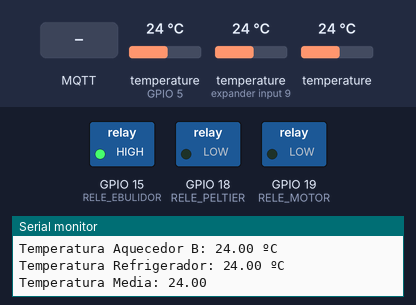
The sketch below on a simulated ESP32. Parts: switched loads named in the sketch (green lamp = pin HIGH), the last lines printed to the serial monitor. The test bench sets the inputs (shaded band); at power-on: temperature (sensors on GPIO 5, expander input 9) 24 °C, temperature 24 °C. WiFi joins after 1.5 s; servers stay silent unless stated; no MQTT or app messages arrive unless stated.

Above: at 3.7 s.
3.8 s: MQTT message "LIGAR" arrives on the second subscribed topic
At 5.6 s:
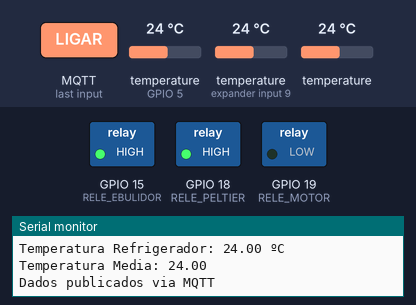
5.9 s: MQTT message "DESLIGAR" arrives on the first subscribed topic
At 6.9 s:
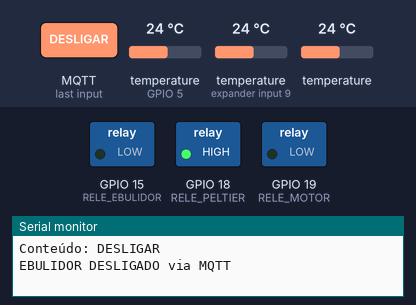
Timing chart, 0 to 8.9 s (numbered marks = the images above; inputs shaded):
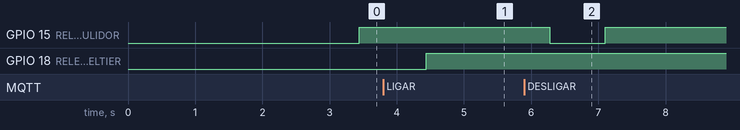

The sketch:

Pasteurizador.ino
```cpp
#ifdef ESP32
  #include <WiFi.h>
  #include <ESPAsyncWebServer.h>
#else
  #include <Arduino.h>
  #include <ESP8266WiFi.h>
  #include <Hash.h>
  #include <ESPAsyncTCP.h>
  #include <ESPAsyncWebServer.h>
#endif
#include <OneWire.h>
#include <DallasTemperature.h>
#include <PubSubClient.h>

#define TEMP_PASTEURIZACAO 65
#define TEMP_REFRIGERACAO 5

#define ONE_WIRE_BUS 5
#define RELE_EBULIDOR 15
#define RELE_MOTOR 19
#define RELE_PELTIER 18

float tempAquecedorMedia = 0;

OneWire oneWire(ONE_WIRE_BUS);

DallasTemperature sensors(&oneWire);

int numberOfDevices;

DeviceAddress tempDeviceAddress;

String tempAquecedorA = "";
String tempAquecedorB = "";
String tempRefrigerador = "";

unsigned long lastTime = 0;
unsigned long timerDelay = 1000;

const char* ssid = "Largatixa_2.4";
const char* password = "batatafrita";

const char* mqtt_server = "192.168.100.2";
const int mqtt_port = 1883;
const char* mqtt_user = "massa";
const char* mqtt_pass = "admin";

#define TOPICO_PUB_TEMP_A "pasteurizador/temperatura/aquecedorA"
#define TOPICO_PUB_TEMP_B "pasteurizador/temperatura/aquecedorB"
#define TOPICO_PUB_TEMP_R "pasteurizador/temperatura/refrigerador"
#define TOPICO_PUB_TEMP_MEDIA "pasteurizador/temperatura/media"
#define TOPICO_SUB_RELE_EBULIDOR "pasteurizador/comando/ebulidor"
#define TOPICO_SUB_RELE_PELTIER "pasteurizador/comando/peltier"

AsyncWebServer server(80);
WiFiClient espClient;
PubSubClient client(espClient);
unsigned long lastMsg = 0;

const char index_html[] PROGMEM = R"rawliteral(
<!DOCTYPE HTML><html>
<head>
  <meta name="viewport" content="width=device-width, initial-scale=1">
  <link rel="stylesheet" href="https://use.fontawesome.com/releases/v5.7.2/css/all.css" integrity="sha384-fnmOCqbTlWIlj8LyTjo7mOUStjsKC4pOpQbqyi7RrhN7udi9RwhKkMHpvLbHG9Sr" crossorigin="anonymous">
  <style>
    html {
     font-family: Arial;
     display: inline-block;
     margin: 0px auto;
     text-align: center;
    }
    h2 { font-size: 3.0rem; }
    p { font-size: 3.0rem; }
    .units { font-size: 1.2rem; }
    .ds-labels{
      font-size: 1.5rem;
      vertical-align:middle;
      padding-bottom: 15px;
    }
  </style>
</head>
<body>
  <h2>Painel de Controle</h2>
  <p>
    <i class="fas fa-thermometer-half" style="color:#F67E7F;"></i>
    <span class="ds-labels">Aquecedor A</span>
    <span id="tempaquecedora">%TEMPAQUECEDORA%</span>
    <sup class="units">&deg;C</sup>
  </p>
  <p>
    <i class="fas fa-thermometer-half" style="color:#F67E7F;"></i>
    <span class="ds-labels">Aquecedor B</span>
    <span id="tempaquecedorb">%TEMPAQUECEDORB%</span>
    <sup class="units">&deg;C</sup>
  </p>
  <p>
    <i class="fas fa-thermometer-half" style="color:#7BCCF1;"></i>
    <span class="ds-labels">Refrigerador</span>
    <span id="temprefrigerador">%TEMPREFRIGERADOR%</span>
    <sup class="units">&deg;C</sup>
  </p>
</body>
<script>
setInterval(function ( ) {
  var xhttp = new XMLHttpRequest();
  xhttp.onreadystatechange = function() {
    if (this.readyState == 4 && this.status == 200) {
      document.getElementById("tempaquecedora").innerHTML = this.responseText;
    }
  };
  xhttp.open("GET", "/tempaquecedora", true);
  xhttp.send();
}, 10000) ;

setInterval(function ( ) {
  var xhttp = new XMLHttpRequest();
  xhttp.onreadystatechange = function() {
    if (this.readyState == 4 && this.status == 200) {
      document.getElementById("tempaquecedorb").innerHTML = this.responseText;
    }
  };
  xhttp.open("GET", "/tempaquecedorb", true);
  xhttp.send();
}, 10000) ;

setInterval(function ( ) {
  var xhttp = new XMLHttpRequest();
  xhttp.onreadystatechange = function() {
    if (this.readyState == 4 && this.status == 200) {
      document.getElementById("temprefrigerador").innerHTML = this.responseText;
    }
  };
  xhttp.open("GET", "/temprefrigerador", true);
  xhttp.send();
}, 10000) ;
</script>
</html>)rawliteral";

String processor(const String& var){
  if (var == "TEMPAQUECEDORA"){
    return tempAquecedorA;
  }
  else if (var == "TEMPAQUECEDORB"){
    return tempAquecedorB;
  } else if (var == "TEMPREFRIGERADOR"){
    return tempRefrigerador;
  }
  return String();
}

void printAddress(DeviceAddress deviceAddress) {
  for (uint8_t i = 0; i < 8; i++){
    if (deviceAddress[i] < 16) Serial.print("0");
      Serial.print(deviceAddress[i], HEX);
  }
}

void callback(char* topic, byte* payload, unsigned int length) {
  String message = "";
  for (int i = 0; i < length; i++) {
    message += (char)payload[i];
  }

  Serial.print("Mensagem recebida no tópico: ");
  Serial.println(topic);
  Serial.print("Conteúdo: ");
  Serial.println(message);

  if (String(topic) == TOPICO_SUB_RELE_EBULIDOR) {
    if(message == "LIGAR") {
      digitalWrite(RELE_EBULIDOR, HIGH);
      Serial.println("EBULIDOR LIGADO via MQTT");
    }
    else if(message == "DESLIGAR") {
      digitalWrite(RELE_EBULIDOR, LOW);
      Serial.println("EBULIDOR DESLIGADO via MQTT");
    }
  }
  else if (String(topic) == TOPICO_SUB_RELE_PELTIER) {
    if(message == "LIGAR") {
      digitalWrite(RELE_PELTIER, HIGH);
      Serial.println("PELTIER LIGADO via MQTT");
    }
    else if(message == "DESLIGAR") {
      digitalWrite(RELE_PELTIER, LOW);
      Serial.println("PELTIER DESLIGADO via MQTT");
    }
  }
}

void reconnect() {
  while (!client.connected()) {
    Serial.print("Conectando ao Broker MQTT...");

    if (client.connect("ESP32_Pasteurizador", mqtt_user, mqtt_pass)) {
      Serial.println("Conectado!");

      client.subscribe(TOPICO_SUB_RELE_EBULIDOR);
      client.subscribe(TOPICO_SUB_RELE_PELTIER);
      Serial.println("Subscrito nos tópicos de comando");

    } else {
      Serial.print("Falha, rc=");
      Serial.print(client.state());
      Serial.println(" Tentando novamente em 5 segundos");
      delay(5000);
    }
  }
}

void setup(){
  Serial.begin(115200);
  Serial.println();
  sensors.begin();

  pinMode(RELE_EBULIDOR, OUTPUT);
  pinMode(RELE_MOTOR, OUTPUT);
  pinMode(RELE_PELTIER, OUTPUT);

  numberOfDevices = sensors.getDeviceCount();

  Serial.print("Localizando dispositivos...");
  Serial.print("Encontrados ");
  Serial.print(numberOfDevices, DEC);
  Serial.println(" dispositivos.");

  for(int i=0;i<numberOfDevices; i++){
    if(sensors.getAddress(tempDeviceAddress, i)){
      Serial.print("Dispositivo ");
      Serial.print(i, DEC);
      Serial.print(" Endereço: ");
      printAddress(tempDeviceAddress);
      Serial.println();
    } else {
      Serial.print("Dispositivo fantasma encontrado em ");
      Serial.print(i, DEC);
      Serial.println(" - Verifique alimentação e cabos");
    }
  }

  WiFi.disconnect(true);
  delay(1000);
  WiFi.mode(WIFI_STA);
  WiFi.setAutoReconnect(true);
  WiFi.persistent(true);

  Serial.printf("Conectando a: %s\n", ssid);
  WiFi.begin(ssid, password);

  uint8_t i = 0;
  while (WiFi.status() != WL_CONNECTED && i < 40) {
    Serial.print('.');
    delay(500);
    i++;
  }

  if (WiFi.status() != WL_CONNECTED) {
    Serial.println("\nNão conectado! Motivos possíveis:");
    Serial.println("- SSID incorreto");
    Serial.println("- Senha incorreta");
    Serial.println("- Sinal muito fraco");
    Serial.println("- Roteador bloqueou dispositivo");

    Serial.printf("Status WiFi: %d\n", WiFi.status());
    Serial.println("Reiniciando em 10s...");
    delay(10000);
    ESP.restart();
  }

  Serial.printf("\nConectado! IP: %s\n", WiFi.localIP().toString().c_str());

  client.setServer(mqtt_server, mqtt_port);
  client.setCallback(callback);

  server.on("/", HTTP_GET, [](AsyncWebServerRequest *request){
    request->send_P(200, "text/html", index_html, processor);
  });
  server.on("/tempaquecedora", HTTP_GET, [](AsyncWebServerRequest *request){
    request->send_P(200, "text/plain", tempAquecedorA.c_str());
  });
  server.on("/tempaquecedorb", HTTP_GET, [](AsyncWebServerRequest *request){
    request->send_P(200, "text/plain", tempAquecedorB.c_str());
  });
  server.on("/temprefrigerador", HTTP_GET, [](AsyncWebServerRequest *request){
    request->send_P(200, "text/plain", tempRefrigerador.c_str());
  });

  server.begin();
}

void loop(){
  if (!client.connected()) {
    reconnect();
  }
  client.loop();

  sensors.requestTemperatures();

  if(sensors.getAddress(tempDeviceAddress, 0)){
    tempAquecedorA = String(sensors.getTempC(tempDeviceAddress));
    Serial.print("Temperatura Aquecedor A: ");
    Serial.print(tempAquecedorA);
    Serial.println(" ºC");
  }

  if(sensors.getAddress(tempDeviceAddress, 1)){
    tempAquecedorB = String(sensors.getTempC(tempDeviceAddress));
    Serial.print("Temperatura Aquecedor B: ");
    Serial.print(tempAquecedorB);
    Serial.println(" ºC");
  }

  if(sensors.getAddress(tempDeviceAddress, 2)){
    tempRefrigerador = String(sensors.getTempC(tempDeviceAddress));
    Serial.print("Temperatura Refrigerador: ");
    Serial.print(tempRefrigerador);
    Serial.println(" ºC");
  }

  tempAquecedorMedia = (tempAquecedorA.toFloat() + tempAquecedorB.toFloat())/2.0;
  Serial.print("Temperatura Media: ");
  Serial.println(tempAquecedorMedia);

  if(tempAquecedorMedia < 65.0) {
    digitalWrite(RELE_EBULIDOR, HIGH);
  } else if(tempAquecedorMedia >= 65.0) {
    digitalWrite(RELE_EBULIDOR, LOW);
  }

  unsigned long now = millis();
  if (now - lastMsg > 5000) {
    lastMsg = now;

    client.publish(TOPICO_PUB_TEMP_A, tempAquecedorA.c_str());
    client.publish(TOPICO_PUB_TEMP_B, tempAquecedorB.c_str());
    client.publish(TOPICO_PUB_TEMP_R, tempRefrigerador.c_str());

    char tempMediaStr[8];
    dtostrf(tempAquecedorMedia, 1, 2, tempMediaStr);
    client.publish(TOPICO_PUB_TEMP_MEDIA, tempMediaStr);

    Serial.println("Dados publicados via MQTT");
  }

  delay(1000);
}
```

Measured:
- after the input at 3.8 s, GPIO 18 (RELE_PELTIER): LOW → HIGH after 0.64 s
- after the input at 5.9 s, GPIO 15 (RELE_EBULIDOR): HIGH → LOW after 0.37 s, → HIGH 0.83 s later
